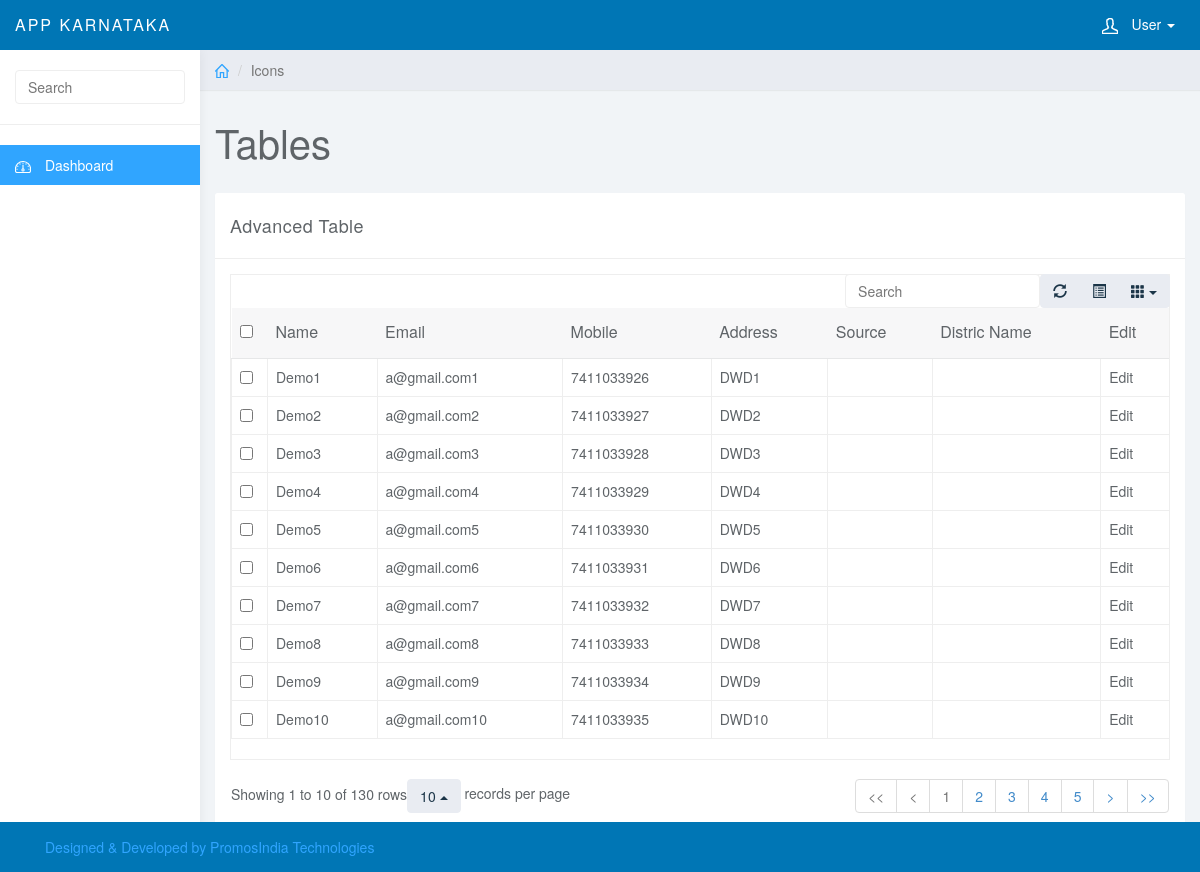
Page /master/crud.php on the committed database.
### tables this page shows
CREATE TABLE IF NOT EXISTS `app_leads` (
  `lead_id` bigint(20) NOT NULL AUTO_INCREMENT,
  `lead_name` varchar(150) NOT NULL,
  `lead_email` varchar(150) NOT NULL,
  `lead_mobile` varchar(20) NOT NULL,
  `lead_address` text NOT NULL,
  `source_of_lead` varchar(255) NOT NULL,
  `district_name` varchar(255) NOT NULL,
  `assembly_name` varchar(255) NOT NULL,
  `ward_or_zp_name` varchar(255) NOT NULL,
  `polling_booth_no` varchar(255) NOT NULL,
  `campaign_group_name` varchar(255) NOT NULL,
  `voter_id` varchar(100) NOT NULL,
  `notepad` text NOT NULL,
  `uploaded_date` varchar(25) NOT NULL,
  `uploaded_by` varchar(100) NOT NULL,
  `uploaded_ip` varchar(100) NOT NULL,
  `modified_date` varchar(100) NOT NULL,
  `modified_by` varchar(100) NOT NULL,
  `modified_ip` varchar(100) NOT NULL,
  PRIMARY KEY (`lead_id`)
);

### comman/db_function.php (called while the page is built, shortened)
<?php
	function execute_sql_query($sql){
		$connection=db_connection();
		$result=mysqli_query($connection,$sql);
		if(!$result){
			sql_error($connection);
		}else{
			return $result;
		}
	}
	function execute_fetch($result){
		$fetch=mysqli_fetch_array($result);
		if(!$fetch){
		}else
		{
			return $fetch;
		}
	}
			?>

### master/crud.php (the view, shortened to what this page needs)
<?php require_once('../webtemplate/headtags.php'); ?>
<?php require_once('../webtemplate/header_nav.php'); ?>
<?php require_once('../webtemplate/side_navigation.php'); ?>
	<div class="col-sm-9 col-sm-offset-3 col-lg-10 col-lg-offset-2 main">
		<div class="row">
			<ol class="breadcrumb">
				<li><a href="#"><svg class="glyph stroked home"><use xlink:href="#stroked-home"></use></svg></a></li>
				<li class="active">Icons</li>
			</ol>
		</div>
		<div class="row">
			<div class="col-lg-12">
				<h1 class="page-header">Tables</h1>
			</div>
		</div>
		<div class="row">
			<div class="col-lg-12">
				<div class="panel panel-default">
					<div class="panel-heading">Advanced Table</div>
					<div class="panel-body">
						<table data-toggle="table" data-url="tables/data1.json"  data-show-refresh="true" data-show-toggle="true" data-show-columns="true" data-search="true" data-select-item-name="toolbar1" data-pagination="true" data-sort-name="name" data-sort-order="desc">
						    <thead>
						    <tr>
						        <th data-field="id" data-sortable="true">Name</th>
						        <th data-field="email"  data-sortable="true">Email</th>
						        <th data-field="mobile" data-sortable="true">Mobile</th>
						        <th data-field="address" data-sortable="true">Address</th>
						        <th data-field="source" data-sortable="true">Source</th>
						        <th data-field="source" data-sortable="true">Distric Name</th>
						        <th data-field="edit" data-sortable="true">Edit</th>
						    </tr>
						    </thead>
						    <?php
						    	$get_lead="SELECT * FROM app_leads";
						    	$execute=execute_sql_query($get_lead);
						    	while ($disp=execute_fetch($execute)) {
								?>
						    <tr data-index="0">
						    <td><?php echo $disp['lead_name'];?></td>
						    <td><?php echo $disp['lead_email'];?></td>
						    <td><?php echo $disp['lead_mobile'];?></td>
						    <td><?php echo $disp['lead_address'];?></td>
						    <td>Edit</td>
						    </tr>
						    <?php }?>
						</table>
					</div>
				</div>
			</div>
		</div>
	</div>
	<?php require_once('../webtemplate/footer.php'); ?>
</body>
</html>

### webtemplate/headtags.php (shortened to what this page needs)
<?php
	require_once('../comman/db_function.php');
?>
<!DOCTYPE html>
<html>
<head>
<link href="../css/bootstrap.min.css" rel="stylesheet">
<link href="../css/datepicker3.css" rel="stylesheet">
<link href="../css/styles.css" rel="stylesheet">
<link href="../css/mystyle.css" rel="stylesheet">
<link href="../css/fa.css" rel="stylesheet">
<link href="../validation/validationEngine.jquery.css" rel="stylesheet">
</head>
<body>

### webtemplate/header_nav.php (shortened to what this page needs)
<nav class="navbar navbar-inverse navbar-fixed-top" role="navigation">
	<div class="container-fluid">
		<div class="navbar-header">
			<a class="navbar-brand" href="#">APP karnataka</a>
			<ul class="user-menu">
				<li class="dropdown pull-right">
					<a href="#" class="dropdown-toggle" data-toggle="dropdown"><svg class="glyph stroked male-user"><use xlink:href="#stroked-male-user"></use></svg> User <span class="caret"></span></a>
				</li>
			</ul>
		</div>
	</div>
</nav>

### webtemplate/side_navigation.php (shortened to what this page needs)
<div id="sidebar-collapse" class="col-sm-3 col-lg-2 sidebar">
	<form role="search">
		<div class="form-group">
			<input type="text" class="form-control" placeholder="Search">
		</div>
	</form>
	<ul class="nav menu">
		<li class="active"><a href="index.html"><svg class="glyph stroked dashboard-dial"><use xlink:href="#stroked-dashboard-dial"></use></svg> Dashboard</a></li>
	</ul>
</div>

### webtemplate/footer.php (shortened to what this page needs)
<div class="margin" style="min-height:200px;">.</div>
 <div class="navbar navbar-default navbar-fixed-bottom footer">
    <div class="container">
      <p class="navbar-text pull-left">
           <a href="www.promosindia.com" target="_blank" >Designed & Developed by PromosIndia Technologies</a>
      </p>
    </div>
    </div>
</body>
</html>

### css/styles.css (style rules this page uses)
body { background: #f1f4f7; padding-top: 50px; color: #5f6468; }
p { color: #777; }
a, a:hover, a:focus { color: #30a5ff; }
h1, h2, h3, h4, h5, h6 { color: #5f6468; }
h1 { font-weight: 300; font-size: 40px; }
.form-control { border: 1px solid #eee; box-shadow: none; }
.navbar-header .navbar-brand { color: #fff; font-size: 16px; text-transform: uppercase; font-weight: 500; letter-spacing: 2px; }
.panel { border: 0; }
.panel-heading { font-size: 18px; font-weight: 300; letter-spacing: 0.025em; height: 66px; line-height: 45px; }
.panel-default .panel-heading { background: #fff; border-bottom: 1px solid #eee; color: #5f6468; }
.navbar { border: 0; }
.user-menu { display: inline-block; margin-top: 14px; margin-right: 10px; float: right; list-style: none; padding: 0; }
.user-menu a { color: #fff; }
.sidebar { display: block; background-color: #fff; padding: 0; display: none; }
.sidebar form { padding: 20px 15px 5px 15px; border-bottom: 1px solid #eee; margin-bottom: 20px; }
@media (min-width: 768px) { .sidebar { display: block; position: fixed; top: 50px; bottom: 0; left: 0; z-index: 1000; display: block; margin: 0; padding: 0; overflow-x: hidden; overflow-y: auto; background-color: #fff; box-shadow: 1px 0px 10px rgba(0, 0, 0, .05); } }
@media (min-width: 768px) { .navbar-header { width: 100%; } }
.sidebar ul.nav .active a, .sidebar ul.nav li.parent a.active, .sidebar ul.nav .active > a:hover, .sidebar ul.nav li.parent a.active:hover, .sidebar ul.nav .active > a:focus, .sidebar ul.nav li.parent a.active:focus { color: #fff; background-color: #30a5ff; }
.breadcrumb { border-radius: 0; padding: 10px 15px; background: #e9ecf2; box-shadow: 0 1px 1px rgba(0, 0, 0, .05); margin: 0 ; }
h1.page-header { margin-top: 30px; border-bottom: 0; }
.table { background: #fff; }
.sidebar .glyph, .user-menu .glyph { height: 16px; width: 16px; margin: 0 10px 0 0; stroke-width: 3px; }
.user-menu .glyph { stroke-width: 4px; }
.breadcrumb .glyph { height: 14px; width: 14px; margin: -2px 0 0 0; stroke-width: 4px; }

### css/mystyle.css (style rules this page uses)
.footer,.navbar-inverse { background-color: #0076B5; }

### css/fa.css (style rules this page uses)
.pull-right { float:right }
.pull-left { float:left }

### rows in the picture
app_leads: lead_name "Demo1", lead_email "a@gmail.com1", lead_mobile "7411033926", lead_address "DWD1"
app_leads: lead_name "Demo2", lead_email "a@gmail.com2", lead_mobile "7411033927", lead_address "DWD2"
app_leads: lead_name "Demo3", lead_email "a@gmail.com3", lead_mobile "7411033928", lead_address "DWD3"
app_leads: lead_name "Demo4", lead_email "a@gmail.com4", lead_mobile "7411033929", lead_address "DWD4"
app_leads: lead_name "Demo5", lead_email "a@gmail.com5", lead_mobile "7411033930", lead_address "DWD5"
app_leads: lead_name "Demo6", lead_email "a@gmail.com6", lead_mobile "7411033931", lead_address "DWD6"
app_leads: lead_name "Demo7", lead_email "a@gmail.com7", lead_mobile "7411033932", lead_address "DWD7"
app_leads: lead_name "Demo8", lead_email "a@gmail.com8", lead_mobile "7411033933", lead_address "DWD8"
app_leads: lead_name "Demo9", lead_email "a@gmail.com9", lead_mobile "7411033934", lead_address "DWD9"
app_leads: lead_name "Demo10", lead_email "a@gmail.com10", lead_mobile "7411033935", lead_address "DWD10"
